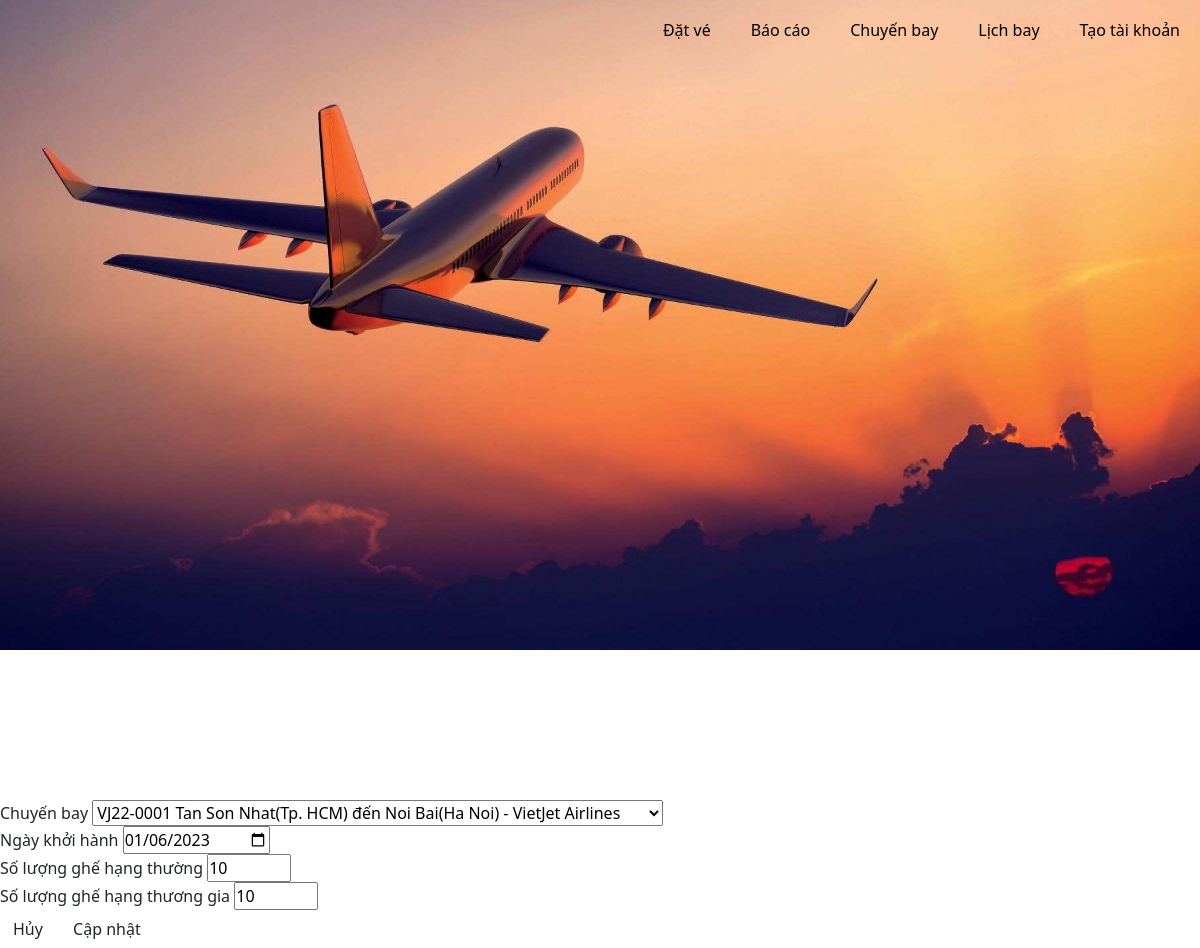
The page /update_schedule/1 on the database its author committed.
### flights/models.py (models this page shows)
class Schedule(models.Model):
    flId = models.ForeignKey(Flight, on_delete=models.CASCADE)
    date = models.DateField()
    firstClassRest = models.IntegerField()
    secondClassRest = models.IntegerField()
    firstClass = models.IntegerField()
    secondClass = models.IntegerField()
    class Meta:
        constraints = [
            models.UniqueConstraint(
                fields=['flId', 'date'], name='unique_flId_date_combination'
            )
        ]

### flights/views.py (the view, shortened to what this page needs)
# urls.py: path('update_schedule/<str:schedule_id>',views.update_schedule,name="update_schedule"),
def update_schedule(request,schedule_id):
    page = 'update'
    flights = Flight.objects.all()
    schedule = Schedule.objects.get(id=schedule_id)
    context = {'flights':flights, 'page':page, 'schedule':schedule}
    return render(request,'schedule_form.html',context)

### flights/models.py (called while the page is built)
    def __str__(self):
        return self.apName + "(" + self.place + ")"

    def __str__(self):
        return self.brName

### flights/templates/schedule_form.html (shortened to what this page needs)
{% extends 'main.html' %}
{% block content %}
<form action="" method="POST">
    <div class="form__group">
        <label for="schedule-flight">Chuyến bay</label>
        <select id="schedule-flight" name="flight_id">
            {% for flight in flights %}
                {% if flight.flId == schedule.flId.flId %}
                <option selected="{{flight.flId}}">{{flight.flId}} {{flight.fromAp}} đến {{flight.toAp}} - {{flight.brand}}</option>
                {% else %}
                <option value="{{flight.flId}}">{{flight.flId}} {{flight.fromAp}} đến {{flight.toAp}} - {{flight.brand}}</option>
                {% endif %}
            {% endfor %}
        </select>
    </div>
    <div class="form__group">
        <label for="departure_date">Ngày khởi hành</label>
        {% if page == 'update' %}
        <input type="date" name="departure_date" value="{{schedule.date|date:'Y-m-d'}}" min="">
        {% else %}
        <input type="date" name="departure_date" value="{{cur_date|date:'Y-m-d'}}" min="">
        {% endif %}
    </div>
    <div class="form__group">
        <label for="firstClass">Số lượng ghế hạng thường</label>
        {% if page == 'update' %}
        <input type="number" name="firstClass" value={{schedule.firstClass}} min=0 max=30>
        {% else %}
        <input type="number" name="firstClass" value=15 min=0 max=30>
        {% endif %}
    </div>
    <div class="form__group">
        <label for="secondClass">Số lượng ghế hạng thương gia</label>
        {% if page == 'update' %}
        <input type="number" name="secondClass" value={{schedule.secondClass}} min=0 max=30>
        {% else %}
        <input type="number" name="secondClass" value=15 min=0 max=30>
        {% endif %}
    </div>
    <div class="form__action">
        <a class="btn btn--dark" href="{{request.META.HTTP_REFERER}}">Hủy</a>
        {% if page == 'update' %}
        <button class="btn btn--main" type="submit">Cập nhật</button>
        {% else %}
        <button class="btn btn--main" type="submit">Tạo chuyến bay</button>
        {% endif %}
</form>
{% endblock content %}

### flights/static/assets/css/styte.css (style rules this page uses)
* { margin: 0; padding: 0; box-sizing: border-box; }

### rows shown on the page
Schedule: departure_date "01/06/2023", firstClass "10", secondClass "10"

### other values the page prints
form field flight_id "VJ22-0001 Tan Son Nhat(Tp. HCM) đến Noi Bai(Ha Noi) - VietJet Airlines"
